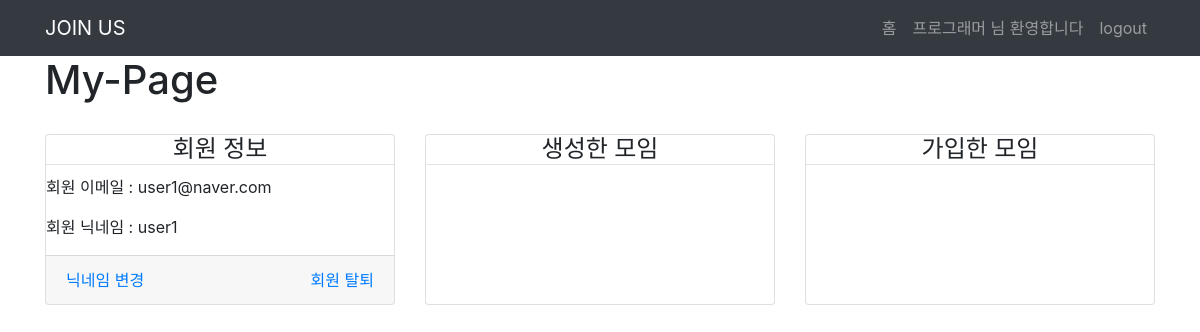
/member/memberPage/ (signed in), run on an earlier commit of the app's database.
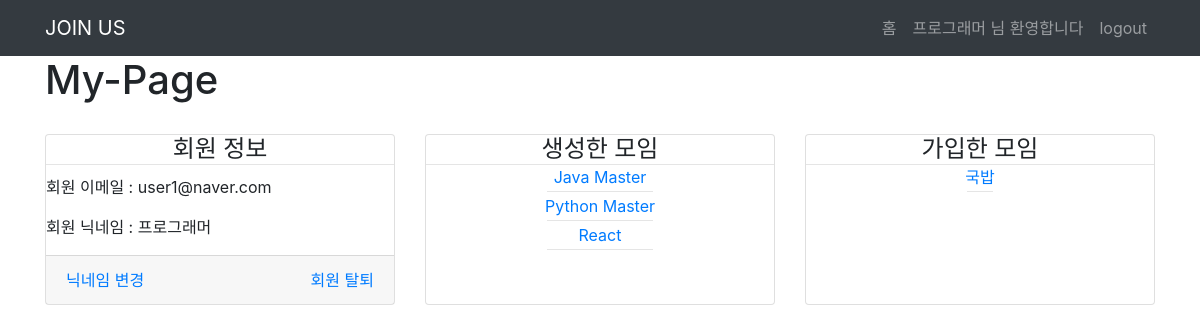
And on a later commit of the database.
### member_app/models.py (models this page shows)
class User(models.Model):
    u_id = models.AutoField(primary_key=True)
    user_email = models.CharField(
        max_length=64, verbose_name='사용자 이메일', unique=True)
    user_nickname = models.CharField(
        max_length=64, verbose_name='사용자 닉네임', unique=True)
    user_pw = models.CharField(max_length=64, verbose_name='비밀번호')
    registered_dttm = models.DateTimeField(
        auto_now_add=True, verbose_name='등록시간')

### noticeboard_app/models.py (models this page shows, shortened)
class Meetings(models.Model):
    m_id = models.AutoField(primary_key=True)
    m_category = models.CharField(max_length=225, verbose_name='카테고리')
    m_name = models.CharField(
        max_length=225, verbose_name='모임 이름', unique=True)
    m_content = models.CharField(max_length=225, verbose_name='소제목')
    m_body = models.TextField(verbose_name='상세내용')
    m_manager_id = models.IntegerField(verbose_name='모임 생성 자 id')
    m_url = models.CharField(max_length=225, verbose_name='카카오 오픈 채팅 주소')
    m_create_date = models.DateTimeField(
        auto_now_add=True, verbose_name='등록시간')
    m_image = models.ImageField(
        upload_to='images/', blank=True, null=False, verbose_name='이미지파일')

### member_app/views.py (the view)
# urls.py: path('memberPage/', views.memberPage, name="memberPage"),
def memberPage(request):
    if request.session.get('user_id'):
        res_data = {}
        user_id = request.session.get('user_id')
        user_data = User.objects.get(u_id=user_id)
        res_data['user_data'] = user_data
        meeting = apps.get_model(
            app_label='noticeboard_app', model_name='Meetings')
        createMeet = meeting.objects.filter(m_manager_id=user_id)
        res_data['createMeet'] = createMeet
        joinus = apps.get_model(app_label='joinus_app', model_name='Joinus')
        userjoin = joinus.objects.filter(u_id=user_id)
        meetname = []
        for m in userjoin:
            name = meeting.objects.get(m_id=m.m_id)
            meetname.append(name)
        res_data['userjoin'] = meetname
        return render(request, 'member_app/memberPage.html', res_data)
    else:
        return HttpResponseRedirect(reverse('signinPage'))

### member_app/templates/member_app/memberPage.html (shortened to what this page needs)
{%extends "base.html" %}
{%block content%}
{% load static %}
<div class="container">
  <h1>My-Page</h1>
  <div class="row" style="margin-top: 30px;">
    <div class="col-lg-4 col-md-6 mb-4">
      <div class="card h-100">
        <h4 class="card-title" style="margin: auto;">회원 정보</h4>
        <hr style="margin: 0;" />
        <div class="card-body" style="padding: 0; margin-top: 10px;">
          <p>회원 이메일 : {{user_data.user_email}}</p>
          <p id='user-nickname'> 회원 닉네임 : {{user_data.user_nickname}}</p>
        </div>
        <div class="card-footer">
          <a href="#" style="float:left;" onclick="changeNickname()">닉네임 변경 </a>
          <a href="#" style="float: right;" onclick="deleteUser()">회원 탈퇴</a>
        </div>
      </div>
    </div>
    <div class="col-lg-4 col-md-6 mb-4">
      <div class="card h-100">
        <h4 class="card-title" style="margin: auto;">생성한 모임</h4>
        <hr style="margin: 0;" />
        <div class="card-body" style="padding: 0; margin:auto;">
          {%for m in createMeet%}
          <p style="text-align: center; margin-bottom: 0px;">
            <a href="/notice/getMeet?category={{m.m_category}}&id={{m.m_id}}">
              {{m.m_name}}
            </a>
          </p>
          <hr style="margin: 2px;" />
          {%endfor%}
        </div>
      </div>
    </div>
    <div class="col-lg-4 col-md-6 mb-4">
      <div class="card h-100">
        <h4 class="card-title" style="margin: auto;">가입한 모임</h4>
        <hr style="margin: 0;" />
        <div class="card-body" style="padding: 0; margin:auto; ">
          {%for m in userjoin%}
          <p style="text-align: center;margin-bottom: 0px;">
            <a href="/notice/getMeet?category={{m.m_category}}&id={{m.m_id}}">
              {{m.m_name}}
            </a>
          </p>
          <hr style="margin: 2px;" />
          {%endfor%}
        </div>
      </div>
    </div>
  </div>
</div>
{%endblock content%}

### templates/base.html (shortened to what this page needs)
{% load static %}
<!DOCTYPE html>
<html lang="en">
<head>
  <link href="{%static 'vendor/bootstrap/css/bootstrap.min.css'%}" rel="stylesheet">
  <link href="{%static 'css/shop-homepage.css'%}" rel="stylesheet">
</head>
<body>
  <nav class="navbar navbar-expand-lg navbar-dark bg-dark fixed-top">
    <div class="container">
      <a class="navbar-brand" href="/">JOIN US</a>
      <div class="collapse navbar-collapse" id="navbarResponsive">
        <ul class="navbar-nav ml-auto">
          <li class="nav-item">
            <a class="nav-link" href="/">홈</a>
          </li>
          {%if request.session.user%}
          <li class="nav-item">
            <a class="nav-link" href="{%url 'memberPage' %}">
              {{request.session.user}} 님 환영합니다
            </a>
          </li>
          <li class="nav-item">
            <a class="nav-link" href="/logout">logout</a>
          </li>
          {%endif%}
        </ul>
      </div>
    </div>
  </nav>
  {%block content %}
  {%endblock content %}
</body>
</html>

What changed in the data, as far as the page shows it:
changed User "user1@naver.com": session.user (not shown) → "프로그래머"; user_nickname "user1" → "프로그래머"
added Meetings: m_name "Java Master", shown under "생성한 모임"
added Meetings: m_name "Python Master", shown under "생성한 모임"
added Meetings: m_name "React", shown under "생성한 모임"
added Meetings: m_name "국밥", shown under "가입한 모임"
Also different on the page:
{{ request.session.user }}: "프로그래머" → (not shown)
